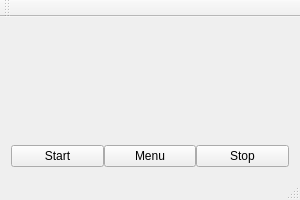
<?xml version="1.0" encoding="UTF-8"?>
<ui version="4.0">
 <class>MainWindow</class>
 <widget class="QMainWindow" name="MainWindow">
  <property name="geometry">
   <rect>
    <x>0</x>
    <y>0</y>
    <width>300</width>
    <height>200</height>
   </rect>
  </property>
  <property name="windowTitle">
   <string>MainWindow</string>
  </property>
  <widget class="QWidget" name="centralWidget">
   <layout class="QVBoxLayout" name="verticalLayout_2">
    <item>
     <layout class="QHBoxLayout" name="horizontalLayout_2">
      <item>
       <widget class="videopane" name="videoPane" native="true">
        <property name="sizePolicy">
         <sizepolicy hsizetype="MinimumExpanding" vsizetype="MinimumExpanding">
          <horstretch>0</horstretch>
          <verstretch>0</verstretch>
         </sizepolicy>
        </property>
       </widget>
      </item>
     </layout>
    </item>
    <item>
     <layout class="QHBoxLayout" name="horizontalLayout">
      <property name="spacing">
       <number>0</number>
      </property>
      <item>
       <widget class="QPushButton" name="start_btn">
        <property name="enabled">
         <bool>true</bool>
        </property>
        <property name="text">
         <string>Start</string>
        </property>
       </widget>
      </item>
      <item>
       <widget class="QPushButton" name="menu_btn">
        <property name="text">
         <string>Menu</string>
        </property>
       </widget>
      </item>
      <item>
       <widget class="QPushButton" name="stop_btn">
        <property name="text">
         <string>Stop</string>
        </property>
       </widget>
      </item>
     </layout>
    </item>
   </layout>
  </widget>
  <widget class="QToolBar" name="mainToolBar">
   <attribute name="toolBarArea">
    <enum>TopToolBarArea</enum>
   </attribute>
   <attribute name="toolBarBreak">
    <bool>false</bool>
   </attribute>
  </widget>
  <widget class="QStatusBar" name="statusBar"/>
 </widget>
 <layoutdefault spacing="6" margin="11"/>
 <customwidgets>
  <customwidget>
   <class>videopane</class>
   <extends>QWidget</extends>
   <header>videopane.h</header>
   <container>1</container>
  </customwidget>
 </customwidgets>
 <resources/>
 <connections/>
</ui>
